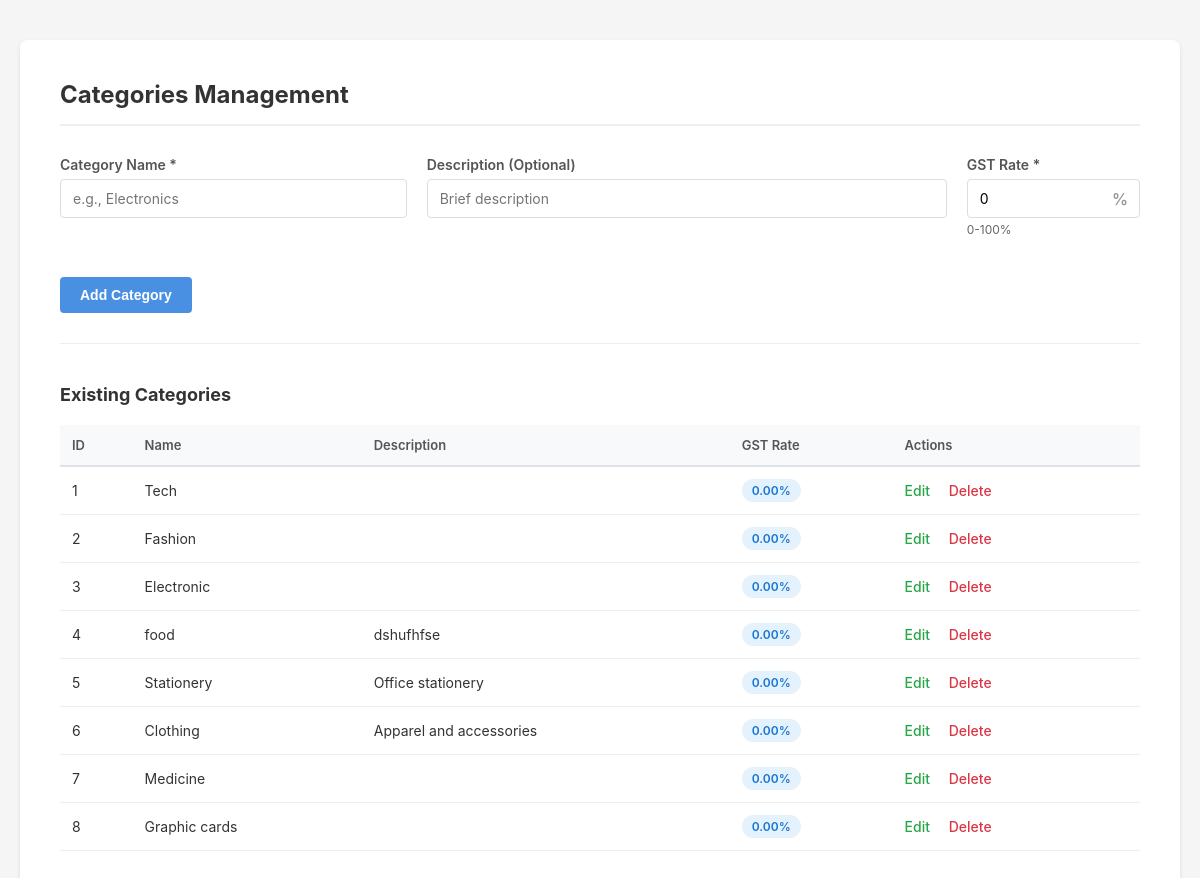
Screenshot of /categories.php (signed in) with the database file from the repository.
### tables this page shows
CREATE TABLE IF NOT EXISTS `categories` (
  `id` int NOT NULL AUTO_INCREMENT,
  `admin_id` int NOT NULL DEFAULT '1',
  `name` varchar(255) NOT NULL,
  `description` text,
  PRIMARY KEY (`id`),
  KEY `idx_categories_admin` (`admin_id`)
);

### categories.php (the view, shortened to what this page needs)
<?php
require 'db.php';
$admin_id = $_SESSION['admin_id'];
$stmt = $conn->prepare('SELECT * FROM categories WHERE admin_id = ? ORDER BY id');
$stmt->bind_param('i', $admin_id);
$stmt->execute();
$res = $stmt->get_result();
?>
<!DOCTYPE html>
<html lang="en">
<head>
</head>
<body>
    <div class="container">
        <h2>Categories Management</h2>
        <form method="POST" action="categories.php">
            <div class="form-row">
                <div class="form-group">
                    <label for="name">Category Name *</label>
                    <input type="text" id="name" name="name" required placeholder="e.g., Electronics">
                </div>
                <div class="form-group">
                    <label for="description">Description (Optional)</label>
                    <input type="text" id="description" name="description" placeholder="Brief description">
                </div>
                <div class="form-group">
                    <label for="gst_rate">GST Rate *</label>
                    <div class="gst-input-group">
                        <input type="number" id="gst_rate" name="gst_rate" step="0.01" min="0" max="100" value="0" required>
                    </div>
                    <div class="info-text">0-100%</div>
                </div>
            </div>
            <button type="submit">Add Category</button>
        </form>
        <h3>Existing Categories</h3>
        <table>
            <thead>
                <tr>
                    <th>ID</th>
                    <th>Name</th>
                    <th>Description</th>
                    <th>GST Rate</th>
                    <th>Actions</th>
                </tr>
            </thead>
            <tbody>
                <?php if($res && $res->num_rows > 0): ?>
                    <?php $rowNum = 1; ?>
                    <?php while($r = $res->fetch_assoc()): ?>
                    <tr>
                        <td><?= $rowNum++ ?></td>
                        <td><?= htmlspecialchars($r['name']) ?></td>
                        <td><?= htmlspecialchars($r['description'] ?? '') ?></td>
                        <td>
                            <span class="gst-badge"><?= number_format($r['gst_rate'] ?? 0, 2) ?>%</span>
                        </td>
                        <td>
                            <a href="#"
                               class="action-link edit"
                               onclick="openEditModal(<?= $r['id'] ?>, '<?= htmlspecialchars($r['name'], ENT_QUOTES) ?>', '<?= htmlspecialchars($r['description'] ?? '', ENT_QUOTES) ?>', <?= $r['gst_rate'] ?? 0 ?>); return false;">
                               Edit
                            </a>
                            <a href="categories.php?delete=<?= $r['id'] ?>"
                               class="action-link"
                               onclick="return confirm('Delete this category? Note: Cannot delete if products exist in this category.')">
                               Delete
                            </a>
                        </td>
                    </tr>
                    <?php endwhile; ?>
                <?php else: ?>
                    <tr>
                        <td colspan="5" class="no-data">No categories found.</td>
                    </tr>
                <?php endif; ?>
            </tbody>
        </table>
    </div>
</body>
</html>

### categories.php (style rules this page uses)
* { margin: 0; padding: 0; box-sizing: border-box; }
body { font-family: -apple-system, BlinkMacSystemFont, 'Segoe UI', Roboto, Arial, sans-serif; background-color: #f5f5f5; padding: 40px 20px; color: #333; }
.container { max-width: 1200px; margin: 0 auto; background: white; padding: 40px; border-radius: 8px; box-shadow: 0 2px 4px rgba(0, 0, 0, 0.1); }
h2 { color: #333; font-size: 24px; margin-bottom: 30px; padding-bottom: 15px; border-bottom: 2px solid #eee; }
form { margin-bottom: 40px; padding-bottom: 30px; border-bottom: 1px solid #eee; }
.form-row { display: grid; grid-template-columns: 2fr 3fr 1fr; gap: 20px; margin-bottom: 20px; }
.form-group { margin-bottom: 20px; }
label { display: block; margin-bottom: 6px; font-weight: 600; color: #555; font-size: 14px; }
input[type="text"], input[type="number"], textarea { width: 100%; padding: 10px 12px; border: 1px solid #ddd; border-radius: 4px; font-size: 14px; font-family: inherit; }
.gst-input-group { position: relative; }
.gst-input-group input { padding-right: 30px; }
.gst-input-group::after { content: '%'; position: absolute; right: 12px; top: 50%; transform: translateY(-50%); color: #999; font-weight: 600; }
button { background-color: #4a90e2; color: white; padding: 10px 20px; border: none; border-radius: 4px; font-size: 14px; font-weight: 600; cursor: pointer; }
h3 { color: #333; font-size: 18px; margin-bottom: 20px; }
table { width: 100%; border-collapse: collapse; }
th { background-color: #f8f9fa; color: #555; font-weight: 600; text-align: left; padding: 12px; font-size: 13px; border-bottom: 2px solid #dee2e6; }
td { padding: 12px; border-bottom: 1px solid #eee; font-size: 14px; }
.gst-badge { display: inline-block; background-color: #e3f2fd; color: #1976d2; padding: 4px 10px; border-radius: 12px; font-size: 12px; font-weight: 600; }
.action-link { color: #dc3545; text-decoration: none; font-weight: 500; margin-right: 15px; }
.action-link.edit { color: #28a745; }
.info-text { font-size: 12px; color: #666; margin-top: 4px; }

### rows the page displays
categories: name "Tech", gst_rate "0.00"
categories: name "Fashion", gst_rate "0.00"
categories: name "Electronic", gst_rate "0.00"
categories: name "food", description "dshufhfse", gst_rate "0.00"
categories: name "Stationery", description "Office stationery", gst_rate "0.00"
categories: name "Clothing", description "Apparel and accessories", gst_rate "0.00"
categories: name "Medicine", gst_rate "0.00"
categories: name "Graphic cards", gst_rate "0.00"
